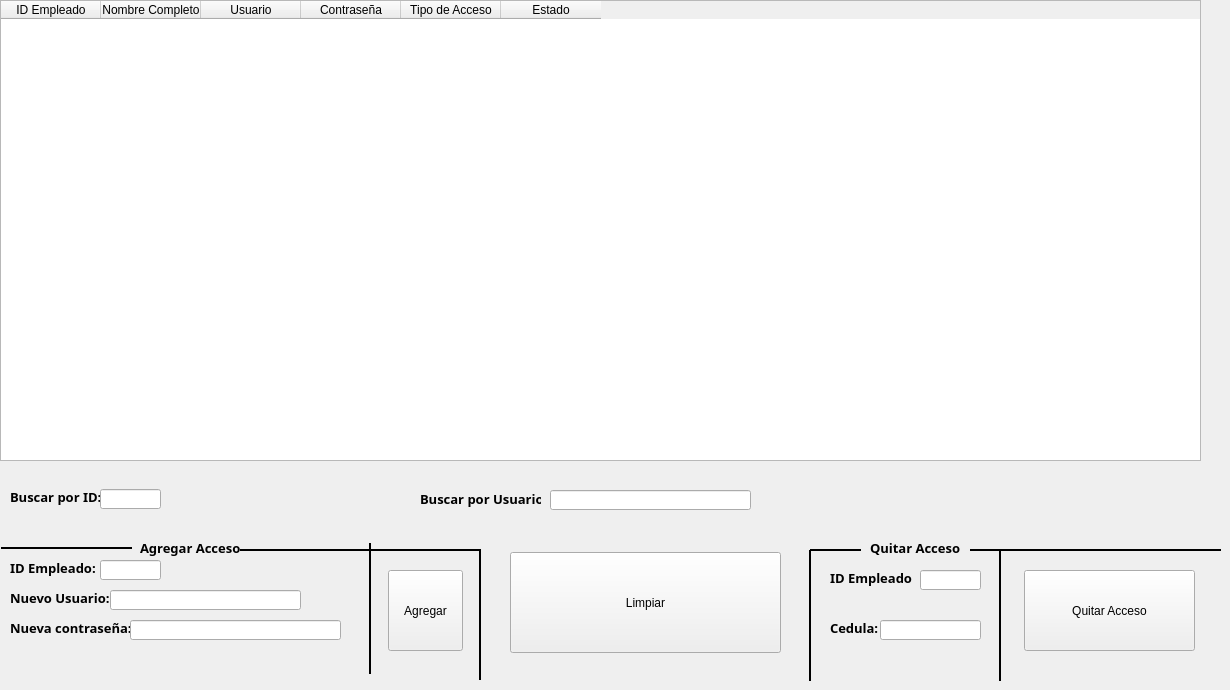
    <widget class="QWidget" name="new_login">
     <attribute name="title">
      <string>Acceso al software</string>
     </attribute>
     <widget class="QTableWidget" name="tablew_software_access_show">
      <property name="geometry">
       <rect>
        <x>0</x>
        <y>0</y>
        <width>1201</width>
        <height>461</height>
       </rect>
      </property>
      <property name="editTriggers">
       <set>QAbstractItemView::SelectedClicked</set>
      </property>
      <column>
       <property name="text">
        <string>ID Empleado</string>
       </property>
      </column>
      <column>
       <property name="text">
        <string>Nombre Completo</string>
       </property>
      </column>
      <column>
       <property name="text">
        <string>Usuario</string>
       </property>
      </column>
      <column>
       <property name="text">
        <string>Contraseña</string>
       </property>
      </column>
      <column>
       <property name="text">
        <string>Tipo de Acceso</string>
       </property>
      </column>
      <column>
       <property name="text">
        <string>Estado</string>
       </property>
      </column>
     </widget>
     <widget class="QLabel" name="label_search_id_software_access">
      <property name="geometry">
       <rect>
        <x>10</x>
        <y>489</y>
        <width>91</width>
        <height>16</height>
       </rect>
      </property>
      <property name="font">
       <font>
        <family>Microsoft JhengHei</family>
        <pointsize>10</pointsize>
        <weight>75</weight>
        <bold>true</bold>
       </font>
      </property>
      <property name="text">
       <string>Buscar por ID:</string>
      </property>
     </widget>
     <widget class="QLineEdit" name="line_input_search_by_register_id_staff_software_access">
      <property name="geometry">
       <rect>
        <x>100</x>
        <y>489</y>
        <width>61</width>
        <height>20</height>
       </rect>
      </property>
      <property name="text">
       <string/>
      </property>
     </widget>
     <widget class="QLabel" name="label_add_access_software_access">
      <property name="geometry">
       <rect>
        <x>140</x>
        <y>540</y>
        <width>101</width>
        <height>16</height>
       </rect>
      </property>
      <property name="font">
       <font>
        <family>Microsoft JhengHei</family>
        <pointsize>10</pointsize>
        <weight>75</weight>
        <bold>true</bold>
       </font>
      </property>
      <property name="text">
       <string>Agregar Acceso</string>
      </property>
     </widget>
     <widget class="Line" name="line_software_access_8">
      <property name="geometry">
       <rect>
        <x>1</x>
        <y>540</y>
        <width>131</width>
        <height>16</height>
       </rect>
      </property>
      <property name="frameShadow">
       <enum>QFrame::Plain</enum>
      </property>
      <property name="lineWidth">
       <number>2</number>
      </property>
      <property name="midLineWidth">
       <number>0</number>
      </property>
      <property name="orientation">
       <enum>Qt::Horizontal</enum>
      </property>
     </widget>
     <widget class="Line" name="line_software_access">
      <property name="geometry">
       <rect>
        <x>240</x>
        <y>540</y>
        <width>241</width>
        <height>20</height>
       </rect>
      </property>
      <property name="frameShadow">
       <enum>QFrame::Plain</enum>
      </property>
      <property name="lineWidth">
       <number>2</number>
      </property>
      <property name="midLineWidth">
       <number>0</number>
      </property>
      <property name="orientation">
       <enum>Qt::Horizontal</enum>
      </property>
     </widget>
     <widget class="QLabel" name="label_search_and_add_by_register_id_staff_software_access">
      <property name="geometry">
       <rect>
        <x>10</x>
        <y>560</y>
        <width>91</width>
        <height>16</height>
       </rect>
      </property>
      <property name="font">
       <font>
        <family>Microsoft JhengHei</family>
        <pointsize>10</pointsize>
        <weight>75</weight>
        <bold>true</bold>
       </font>
      </property>
      <property name="text">
       <string>ID Empleado:</string>
      </property>
     </widget>
     <widget class="QLabel" name="label_new_user_software_access">
      <property name="geometry">
       <rect>
        <x>10</x>
        <y>590</y>
        <width>101</width>
        <height>16</height>
       </rect>
      </property>
      <property name="font">
       <font>
        <family>Microsoft JhengHei</family>
        <pointsize>10</pointsize>
        <weight>75</weight>
        <bold>true</bold>
       </font>
      </property>
      <property name="text">
       <string>Nuevo Usuario:</string>
      </property>
     </widget>
     <widget class="QLabel" name="label_new_password_software_access">
      <property name="geometry">
       <rect>
        <x>10</x>
        <y>620</y>
        <width>121</width>
        <height>16</height>
       </rect>
      </property>
      <property name="font">
       <font>
        <family>Microsoft JhengHei</family>
        <pointsize>10</pointsize>
        <weight>75</weight>
        <bold>true</bold>
       </font>
      </property>
      <property name="text">
       <string>Nueva contraseña:</string>
      </property>
     </widget>
     <widget class="QLabel" name="label_search_by_user_software_access">
      <property name="geometry">
       <rect>
        <x>420</x>
        <y>491</y>
        <width>121</width>
        <height>16</height>
       </rect>
      </property>
      <property name="font">
       <font>
        <family>Microsoft JhengHei</family>
        <pointsize>10</pointsize>
        <weight>75</weight>
        <bold>true</bold>
       </font>
      </property>
      <property name="text">
       <string>Buscar por Usuario:</string>
      </property>
     </widget>
     <widget class="QLineEdit" name="line_input_search_by_user_software_access">
      <property name="geometry">
       <rect>
        <x>550</x>
        <y>490</y>
        <width>201</width>
        <height>20</height>
       </rect>
      </property>
      <property name="text">
       <string/>
      </property>
     </widget>
     <widget class="QLineEdit" name="line_input_add_access_by_staff_id_software_access">
      <property name="geometry">
       <rect>
        <x>100</x>
        <y>560</y>
        <width>61</width>
        <height>20</height>
       </rect>
      </property>
     </widget>
     <widget class="QLineEdit" name="line_input_new_user_add_software_access">
      <property name="geometry">
       <rect>
        <x>110</x>
        <y>590</y>
        <width>191</width>
        <height>20</height>
       </rect>
      </property>
     </widget>
     <widget class="QLineEdit" name="line_input_new_password_software_access">
      <property name="geometry">
       <rect>
        <x>130</x>
        <y>620</y>
        <width>211</width>
        <height>20</height>
       </rect>
      </property>
     </widget>
     <widget class="Line" name="line_software_access_2">
      <property name="geometry">
       <rect>
        <x>360</x>
        <y>543</y>
        <width>20</width>
        <height>131</height>
       </rect>
      </property>
      <property name="frameShadow">
       <enum>QFrame::Plain</enum>
      </property>
      <property name="lineWidth">
       <number>2</number>
      </property>
      <property name="orientation">
       <enum>Qt::Vertical</enum>
      </property>
     </widget>
     <widget class="QPushButton" name="button_clean_information_software_access">
      <property name="geometry">
       <rect>
        <x>510</x>
        <y>552</y>
        <width>271</width>
        <height>101</height>
       </rect>
      </property>
      <property name="text">
       <string>Limpiar</string>
      </property>
     </widget>
     <widget class="QPushButton" name="button_add_access_software_access">
      <property name="geometry">
       <rect>
        <x>388</x>
        <y>570</y>
        <width>75</width>
        <height>81</height>
       </rect>
      </property>
      <property name="text">
       <string>Agregar</string>
      </property>
     </widget>
     <widget class="Line" name="line_software_access_3">
      <property name="geometry">
       <rect>
        <x>470</x>
        <y>549</y>
        <width>20</width>
        <height>131</height>
       </rect>
      </property>
      <property name="frameShadow">
       <enum>QFrame::Plain</enum>
      </property>
      <property name="lineWidth">
       <number>2</number>
      </property>
      <property name="orientation">
       <enum>Qt::Vertical</enum>
      </property>
     </widget>
     <widget class="QLabel" name="label_remove_access_by_register_id_staff_software_access">
      <property name="geometry">
       <rect>
        <x>830</x>
        <y>570</y>
        <width>91</width>
        <height>16</height>
       </rect>
      </property>
      <property name="font">
       <font>
        <family>Microsoft JhengHei</family>
        <pointsize>10</pointsize>
        <weight>75</weight>
        <bold>true</bold>
       </font>
      </property>
      <property name="text">
       <string>ID Empleado</string>
      </property>
     </widget>
     <widget class="QLineEdit" name="line_input_remove_access_by_staff_id_software_access">
      <property name="geometry">
       <rect>
        <x>920</x>
        <y>570</y>
        <width>61</width>
        <height>20</height>
       </rect>
      </property>
     </widget>
     <widget class="QLabel" name="label_remove_access_software_access">
      <property name="geometry">
       <rect>
        <x>870</x>
        <y>540</y>
        <width>101</width>
        <height>16</height>
       </rect>
      </property>
      <property name="font">
       <font>
        <family>Microsoft JhengHei</family>
        <pointsize>10</pointsize>
        <weight>75</weight>
        <bold>true</bold>
       </font>
      </property>
      <property name="text">
       <string>Quitar Acceso</string>
      </property>
     </widget>
     <widget class="Line" name="line_software_access_4">
      <property name="geometry">
       <rect>
        <x>810</x>
        <y>540</y>
        <width>51</width>
        <height>20</height>
       </rect>
      </property>
      <property name="frameShadow">
       <enum>QFrame::Plain</enum>
      </property>
      <property name="lineWidth">
       <number>2</number>
      </property>
      <property name="midLineWidth">
       <number>0</number>
      </property>
      <property name="orientation">
       <enum>Qt::Horizontal</enum>
      </property>
     </widget>
     <widget class="Line" name="line_software_access_5">
      <property name="geometry">
       <rect>
        <x>800</x>
        <y>550</y>
        <width>20</width>
        <height>131</height>
       </rect>
      </property>
      <property name="frameShadow">
       <enum>QFrame::Plain</enum>
      </property>
      <property name="lineWidth">
       <number>2</number>
      </property>
      <property name="orientation">
       <enum>Qt::Vertical</enum>
      </property>
     </widget>
     <widget class="Line" name="line_software_access_6">
      <property name="geometry">
       <rect>
        <x>970</x>
        <y>540</y>
        <width>251</width>
        <height>20</height>
       </rect>
      </property>
      <property name="frameShadow">
       <enum>QFrame::Plain</enum>
      </property>
      <property name="lineWidth">
       <number>2</number>
      </property>
      <property name="midLineWidth">
       <number>0</number>
      </property>
      <property name="orientation">
       <enum>Qt::Horizontal</enum>
      </property>
     </widget>
     <widget class="QLineEdit" name="line_input_remove_access_by_document_id_software_access">
      <property name="geometry">
       <rect>
        <x>880</x>
        <y>620</y>
        <width>101</width>
        <height>20</height>
       </rect>
      </property>
      <property name="text">
       <string/>
      </property>
     </widget>
     <widget class="QLabel" name="label_remove_access_by_document_id_software_access">
      <property name="geometry">
       <rect>
        <x>830</x>
        <y>620</y>
        <width>51</width>
        <height>16</height>
       </rect>
      </property>
      <property name="font">
       <font>
        <family>Microsoft JhengHei</family>
        <pointsize>10</pointsize>
        <weight>75</weight>
        <bold>true</bold>
       </font>
      </property>
      <property name="text">
       <string>Cedula:</string>
      </property>
     </widget>
     <widget class="QPushButton" name="button_remove_access_software_access">
      <property name="geometry">
       <rect>
        <x>1024</x>
        <y>570</y>
        <width>171</width>
        <height>81</height>
       </rect>
      </property>
      <property name="text">
       <string>Quitar Acceso</string>
      </property>
     </widget>
     <widget class="Line" name="line_software_access_7">
      <property name="geometry">
       <rect>
        <x>990</x>
        <y>550</y>
        <width>20</width>
        <height>131</height>
       </rect>
      </property>
      <property name="frameShadow">
       <enum>QFrame::Plain</enum>
      </property>
      <property name="lineWidth">
       <number>2</number>
      </property>
      <property name="orientation">
       <enum>Qt::Vertical</enum>
      </property>
     </widget>
    </widget>
